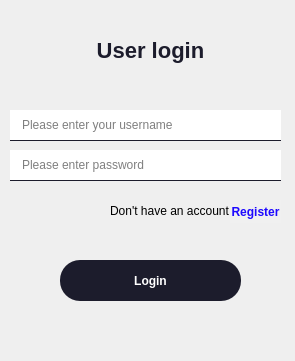
<?xml version="1.0" encoding="UTF-8"?>
<ui version="4.0">
 <class>Form</class>
 <widget class="QWidget" name="Form">
  <property name="windowModality">
   <enum>Qt::ApplicationModal</enum>
  </property>
  <property name="geometry">
   <rect>
    <x>0</x>
    <y>0</y>
    <width>295</width>
    <height>361</height>
   </rect>
  </property>
  <property name="windowTitle">
   <string>Form</string>
  </property>
  <widget class="QLabel" name="label">
   <property name="geometry">
    <rect>
     <x>90</x>
     <y>30</y>
     <width>121</width>
     <height>41</height>
    </rect>
   </property>
   <property name="styleSheet">
    <string notr="true">QLabel{
	font:bold 22px;
	color:#1c1c2c;
}
</string>
   </property>
   <property name="text">
    <string>User login</string>
   </property>
   <property name="alignment">
    <set>Qt::AlignCenter</set>
   </property>
  </widget>
  <widget class="QPushButton" name="pushButton">
   <property name="geometry">
    <rect>
     <x>60</x>
     <y>260</y>
     <width>181</width>
     <height>41</height>
    </rect>
   </property>
   <property name="cursor">
    <cursorShape>PointingHandCursor</cursorShape>
   </property>
   <property name="styleSheet">
    <string notr="true">QPushButton{
	font:bold 12px;
	background-color:#1c1c2c;
	border-radius:20px;
	color:white;
}

QPushButton:hover{
	border-radius:5px;
	background:white;
	border:2px solid #1c1c2c;
	color:#1c1c2c;
}</string>
   </property>
   <property name="text">
    <string>Login</string>
   </property>
  </widget>
  <widget class="QLineEdit" name="lineEdit">
   <property name="geometry">
    <rect>
     <x>10</x>
     <y>110</y>
     <width>271</width>
     <height>31</height>
    </rect>
   </property>
   <property name="styleSheet">
    <string notr="true">QLineEdit{
	border-bottom:1px;
	border-style:solid;
	border-color:#1c1c2c;
	padding-left:10px;
}</string>
   </property>
   <property name="inputMask">
    <string notr="true"/>
   </property>
   <property name="text">
    <string/>
   </property>
   <property name="placeholderText">
    <string>Please enter your username</string>
   </property>
  </widget>
  <widget class="QLineEdit" name="lineEdit_2">
   <property name="geometry">
    <rect>
     <x>10</x>
     <y>150</y>
     <width>271</width>
     <height>31</height>
    </rect>
   </property>
   <property name="styleSheet">
    <string notr="true">QLineEdit{
	border-bottom:1px;
	border-style:solid;
	border-color:#1c1c2c;
	padding-left:10px;
}</string>
   </property>
   <property name="echoMode">
    <enum>QLineEdit::Password</enum>
   </property>
   <property name="placeholderText">
    <string>Please enter password </string>
   </property>
  </widget>
  <widget class="QLabel" name="label_2">
   <property name="geometry">
    <rect>
     <x>110</x>
     <y>200</y>
     <width>121</width>
     <height>21</height>
    </rect>
   </property>
   <property name="text">
    <string>Don't have an account ?</string>
   </property>
  </widget>
  <widget class="QPushButton" name="pushButton_2">
   <property name="geometry">
    <rect>
     <x>230</x>
     <y>200</y>
     <width>51</width>
     <height>23</height>
    </rect>
   </property>
   <property name="cursor">
    <cursorShape>PointingHandCursor</cursorShape>
   </property>
   <property name="styleSheet">
    <string notr="true">QPushButton{
	background-color:rgb(240, 240, 240);
	border:none;
	font-weight:bold;
	color:rgb(29, 8, 255);
}

QPushButton:hover{
	text-decoration:underline;
}</string>
   </property>
   <property name="text">
    <string>Register</string>
   </property>
  </widget>
 </widget>
 <resources/>
 <connections/>
</ui>
